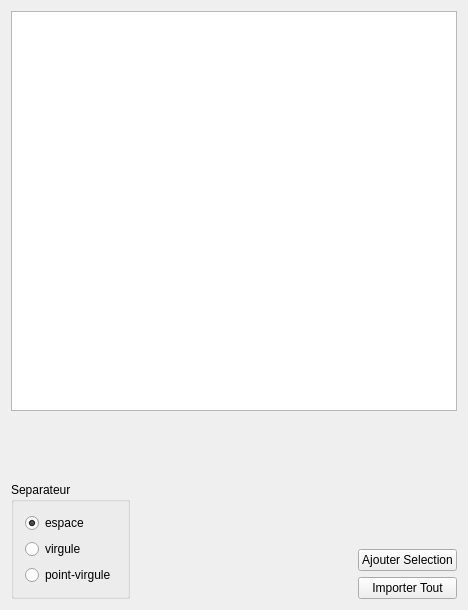
<?xml version="1.0" encoding="UTF-8"?>
<ui version="4.0">
 <class>DSelVal</class>
 <widget class="QWidget" name="DSelVal">
  <property name="geometry">
   <rect>
    <x>0</x>
    <y>0</y>
    <width>468</width>
    <height>610</height>
   </rect>
  </property>
  <property name="windowTitle">
   <string>Sélection de valeurs</string>
  </property>
  <layout class="QVBoxLayout" name="verticalLayout_3">
   <item>
    <widget class="QTextEdit" name="TBtext">
     <property name="minimumSize">
      <size>
       <width>0</width>
       <height>400</height>
      </size>
     </property>
    </widget>
   </item>
   <item>
    <spacer name="verticalSpacer_2">
     <property name="orientation">
      <enum>Qt::Vertical</enum>
     </property>
     <property name="sizeHint" stdset="0">
      <size>
       <width>20</width>
       <height>73</height>
      </size>
     </property>
    </spacer>
   </item>
   <item>
    <layout class="QHBoxLayout" name="horizontalLayout">
     <item>
      <widget class="QGroupBox" name="BGSeparateur">
       <property name="title">
        <string>Separateur</string>
       </property>
       <layout class="QVBoxLayout" name="verticalLayout">
        <item>
         <widget class="QRadioButton" name="Bespace">
          <property name="text">
           <string>espace</string>
          </property>
          <property name="checked">
           <bool>true</bool>
          </property>
         </widget>
        </item>
        <item>
         <widget class="QRadioButton" name="Bvirgule">
          <property name="text">
           <string>virgule</string>
          </property>
         </widget>
        </item>
        <item>
         <widget class="QRadioButton" name="BpointVirgule">
          <property name="text">
           <string>point-virgule</string>
          </property>
         </widget>
        </item>
       </layout>
      </widget>
     </item>
     <item>
      <spacer name="horizontalSpacer">
       <property name="orientation">
        <enum>Qt::Horizontal</enum>
       </property>
       <property name="sizeHint" stdset="0">
        <size>
         <width>40</width>
         <height>20</height>
        </size>
       </property>
      </spacer>
     </item>
     <item>
      <layout class="QVBoxLayout" name="verticalLayout_2">
       <item>
        <spacer name="verticalSpacer">
         <property name="orientation">
          <enum>Qt::Vertical</enum>
         </property>
         <property name="sizeHint" stdset="0">
          <size>
           <width>17</width>
           <height>13</height>
          </size>
         </property>
        </spacer>
       </item>
       <item>
        <widget class="QPushButton" name="BImportSel">
         <property name="text">
          <string>Ajouter Selection</string>
         </property>
        </widget>
       </item>
       <item>
        <widget class="QPushButton" name="BImportTout">
         <property name="text">
          <string>Importer Tout</string>
         </property>
        </widget>
       </item>
      </layout>
     </item>
    </layout>
   </item>
  </layout>
 </widget>
 <layoutdefault spacing="6" margin="11"/>
 <pixmapfunction>qPixmapFromMimeSource</pixmapfunction>
 <resources/>
 <connections/>
</ui>
